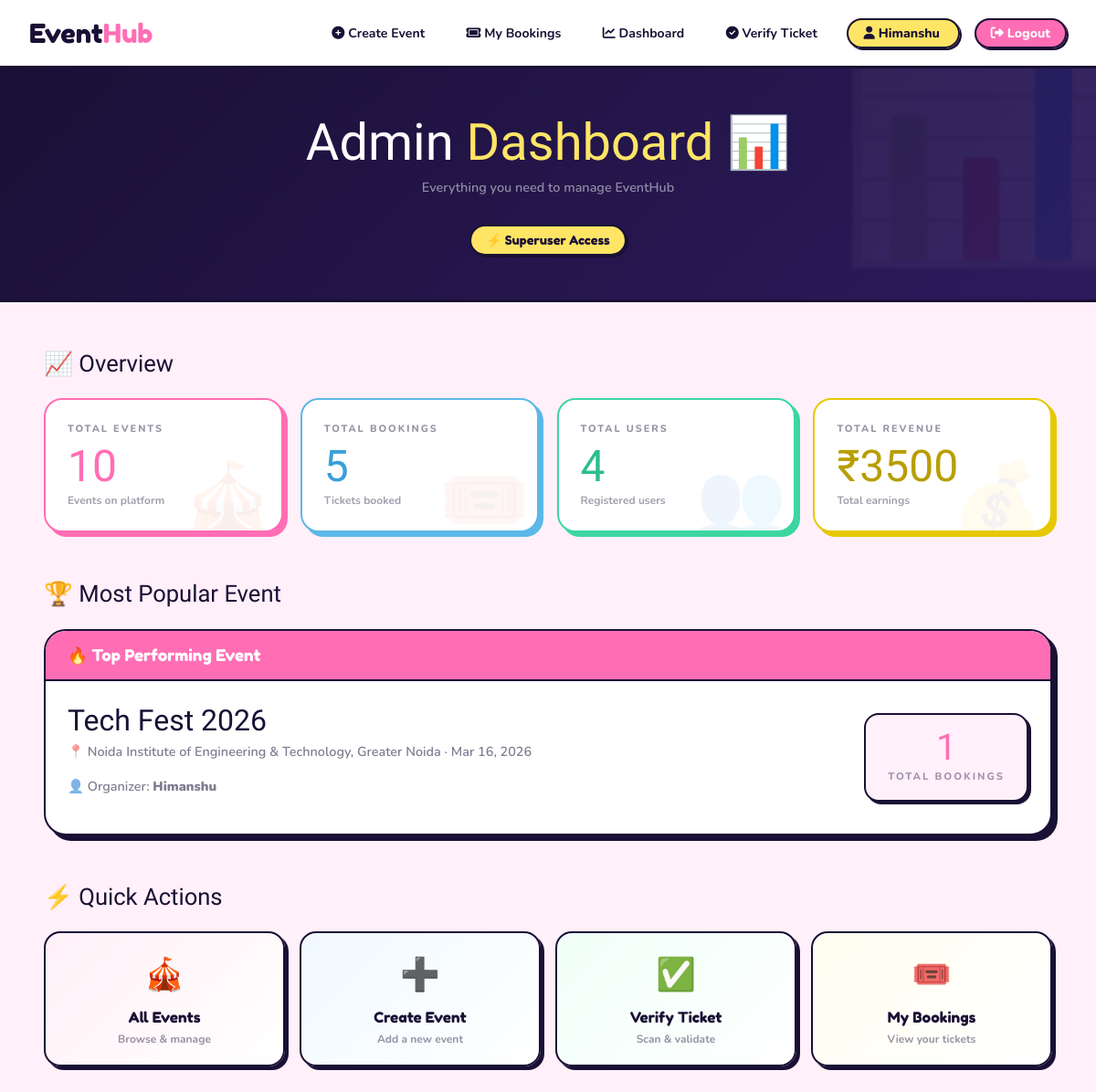
The page /dashboard/ (signed in) on the database its author committed.
### events/models.py (models this page shows, shortened)
class Event(models.Model):
    title = models.CharField(max_length=200)
    description = models.TextField()
    location = models.CharField(max_length=200)
    date = models.DateTimeField()
    capacity = models.IntegerField()
    created_by = models.ForeignKey(User, on_delete=models.CASCADE)
    image = models.ImageField(upload_to='event_images/', blank=True, null=True)
    CATEGORY_CHOICES = [
        ('Tech', 'Tech'),
        ('Music', 'Music'),
        ('Sports', 'Sports'),
        ('Business', 'Business'),
    ]
    category = models.CharField(max_length=50, choices=CATEGORY_CHOICES, default='Tech')

### events/views.py (the view)
# urls.py: path('dashboard/', views.dashboard, name='dashboard'),
@login_required
def dashboard(request):
    if not request.user.is_superuser:
        messages.error(request, "Access denied. Admins only.")
        return redirect('event_list')
    total_events   = Event.objects.count()
    total_bookings = Booking.objects.count()
    total_users    = User.objects.count()
    total_revenue  = Booking.objects.aggregate(
        total=Sum('price')
    )['total'] or 0
    events_with_counts = Event.objects.annotate(
        booking_count=Count('booking')
    ).order_by('-booking_count')
    top_event = events_with_counts.first()
    context = {
        'total_events':   total_events,
        'total_bookings': total_bookings,
        'total_users':    total_users,
        'top_event':      top_event,
        'total_revenue':  total_revenue,
    }
    return render(request, 'events/dashboard.html', context)

### events/templates/events/dashboard.html (shortened to what this page needs)
{% extends 'events/base.html' %}
{% block content %}
<div class="dash-header">
  <h1>Admin <em>Dashboard</em> 📊</h1>
  <p>Everything you need to manage EventHub</p>
  <div class="admin-badge">⚡ Superuser Access</div>
</div>
<div class="dash-wrap">
  <div class="section-title">📈 Overview</div>
  <div class="stats-grid">
    <div class="stat-card stat-pink" data-emoji="🎪">
      <div class="stat-card-label">Total Events</div>
      <div class="stat-card-value">{{ total_events }}</div>
      <div class="stat-card-sub">Events on platform</div>
    </div>
    <div class="stat-card stat-sky" data-emoji="🎟️">
      <div class="stat-card-label">Total Bookings</div>
      <div class="stat-card-value">{{ total_bookings }}</div>
      <div class="stat-card-sub">Tickets booked</div>
    </div>
    <div class="stat-card stat-mint" data-emoji="👥">
      <div class="stat-card-label">Total Users</div>
      <div class="stat-card-value">{{ total_users }}</div>
      <div class="stat-card-sub">Registered users</div>
    </div>
    <div class="stat-card stat-lemon" data-emoji="💰">
      <div class="stat-card-label">Total Revenue</div>
      <div class="stat-card-value">₹{{ total_revenue }}</div>
      <div class="stat-card-sub">Total earnings</div>
    </div>
  </div>
  {% if top_event %}
  <div class="section-title">🏆 Most Popular Event</div>
  <div class="top-event-card">
    <div class="top-event-header">
      <h3>🔥 Top Performing Event</h3>
    </div>
    <div class="top-event-body">
      <div class="top-event-info">
        <h2>{{ top_event.title }}</h2>
        <p>📍 {{ top_event.location }} · {{ top_event.date|date:"M d, Y" }}</p>
        <p>👤 Organizer: <b>{{ top_event.created_by.username }}</b></p>
      </div>
      <div class="top-event-stat">
        <div class="top-event-stat-num">{{ top_event.booking_count }}</div>
        <div class="top-event-stat-label">Total Bookings</div>
      </div>
    </div>
  </div>
  {% endif %}
  <div class="section-title">⚡ Quick Actions</div>
  <div class="actions-grid">
    <a href="{% url 'event_list' %}" class="action-card ac-pink">
      <div class="action-icon">🎪</div>
      <div class="action-title">All Events</div>
      <div class="action-sub">Browse & manage</div>
    </a>
    <a href="{% url 'create_event' %}" class="action-card ac-sky">
      <div class="action-icon">➕</div>
      <div class="action-title">Create Event</div>
      <div class="action-sub">Add a new event</div>
    </a>
    <a href="{% url 'verify_ticket' %}" class="action-card ac-mint">
      <div class="action-icon">✅</div>
      <div class="action-title">Verify Ticket</div>
      <div class="action-sub">Scan & validate</div>
    </a>
    <a href="{% url 'my_bookings' %}" class="action-card ac-lemon">
      <div class="action-icon">🎟️</div>
      <div class="action-title">My Bookings</div>
      <div class="action-sub">View your tickets</div>
    </a>
  </div>
</div>
{% endblock %}

### events/templates/events/base.html (shortened to what this page needs)
<!DOCTYPE html>
<html>
<head>
<link href="https://cdn.jsdelivr.net/npm/bootstrap@5.3.3/dist/css/bootstrap.min.css" rel="stylesheet">
<link rel="stylesheet" href="https://cdnjs.cloudflare.com/ajax/libs/font-awesome/6.5.0/css/all.min.css">
</head>
<body>
<nav class="navbar navbar-dark bg-dark px-4">
    <a class="navbar-brand" href="{% url 'home' %}">
        Event<span style="color:#ff6eb4">Hub</span>
    </a>
    <div>
        <a class="text-light me-3" href="{% url 'create_event' %}">
            <i class="fa-solid fa-circle-plus"></i> Create Event
        </a>
        <a class="text-light me-3" href="{% url 'my_bookings' %}">
            <i class="fa-solid fa-ticket"></i> My Bookings
        </a>
        <a class="text-light me-3" href="{% url 'dashboard' %}">
            <i class="fa-solid fa-chart-line"></i> Dashboard
        </a>
        <a class="text-light me-3" href="{% url 'verify_ticket' %}">
            <i class="fa-solid fa-check-circle"></i> Verify Ticket
        </a>
        {% if user.is_authenticated %}
            <a class="text-warning me-3" href="{% url 'profile' %}">
                <i class="fa-solid fa-user"></i> {{ user.username }}
            </a>
            <a class="text-danger" href="{% url 'logout' %}">
                <i class="fa-solid fa-right-from-bracket"></i> Logout
            </a>
        {% endif %}
    </div>
</nav>
<div class="container mt-5">
    {% block content %}
    {% endblock %}
</div>
</body>
</html>

### events/templates/events/base.html (style rules this page uses)
body { background: #fff0fa; background-image: none; font-family: 'Nunito', sans-serif; margin: 0; padding: 0; }
body::before { display: none; }
.navbar.navbar-dark.bg-dark { background: #fff !important; border-bottom: 3px solid #1a1035 !important; box-shadow: 0 4px 0 rgba(0,0,0,0.08) !important; padding: 0.6rem 2rem !important; }
.navbar .navbar-brand { font-family: 'Fredoka One', cursive !important; font-size: 1.8rem !important; color: #1a1035 !important; text-decoration: none !important; }
.navbar a.text-light { color: #1a1035 !important; font-weight: 700 !important; font-size: 0.88rem !important; padding: 0.4rem 0.8rem !important; border-radius: 100px !important; transition: all 0.2s !important; text-decoration: none !important; }
.navbar a.text-warning { color: #1a1035 !important; font-weight: 800 !important; font-size: 0.88rem !important; background: #ffe566 !important; border: 2px solid #1a1035 !important; border-radius: 100px !important; padding: 0.3rem 1rem !important; box-shadow: 2px 2px 0 #1a1035 !important; text-decoration: none !important; transition: all 0.2s !important; }
.navbar a.text-danger { color: #fff !important; background: #ff6eb4 !important; border: 2px solid #1a1035 !important; border-radius: 100px !important; padding: 0.3rem 1rem !important; font-weight: 800 !important; font-size: 0.88rem !important; box-shadow: 2px 2px 0 #1a1035 !important; transition: all 0.2s !important; text-decoration: none !important; }
.container.mt-5 { margin-top: 0 !important; max-width: 100% !important; padding: 0 !important; }
h1, h2, h3, h4, h5 { font-family: 'Boogaloo', cursive; color: #1a1035; }
a { transition: all 0.2s; }

### rows shown on the page
Event: title "Tech Fest 2026", location "Noida Institute of Engineering & Technology, Greater Noida", date "Mar 16, 2026", created_by.username "Himanshu", booking_count "1"

### other values the page prints
{{ user.username }} "Himanshu"
{{ total_events }} "10"
{{ total_bookings }} "5"
{{ total_users }} "4"
{{ total_revenue }} "3500"
